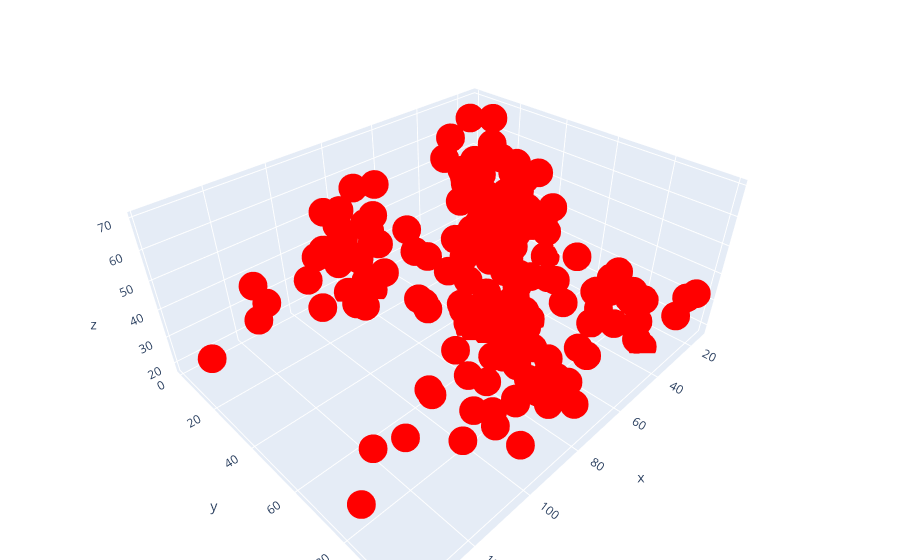

Source (notebook cell):
### Markdown cell above
I use the 3D Plotly library in the code below. I will use columns of Annual_Income, Spending_Score and Age in the model. I visualize these columns in the code below.

### Code cell
trace1= go.Scatter3d(
        x=data.Annual_Income,
        y=data.Spending_Score,
        z=data.Age,
        mode="markers",
        marker=dict(
                    size=10,
                    color="rgb(255,0,0)",                                   # set color to an array/list of desired values  
        )
)

data_plot=[trace1]

layout = go.Layout(
            margin=dict(
                    l=0,
                    r=0,
                    b=0,
                    t=0
            )
)

fig=go.Figure(data = data_plot, layout = layout)
iplot(fig)

### Figure 1 — Plotly figure (JSON) as saved in the notebook; plotly's stock layout.template omitted (floating-point values rounded to 4 significant figures; data arrays with more than 128 entries replaced by an {"elided": "..."} marker saying what was removed)
{"data": [{"marker": {"color": "rgb(255,0,0)", "size": 10}, "mode": "markers", "type": "scatter3d", "x": {"elided": "200 int values"}, "y": {"elided": "200 int values"}, "z": {"elided": "200 int values"}}], "layout": {"margin": {"b": 0, "l": 0, "r": 0, "t": 0}}}
